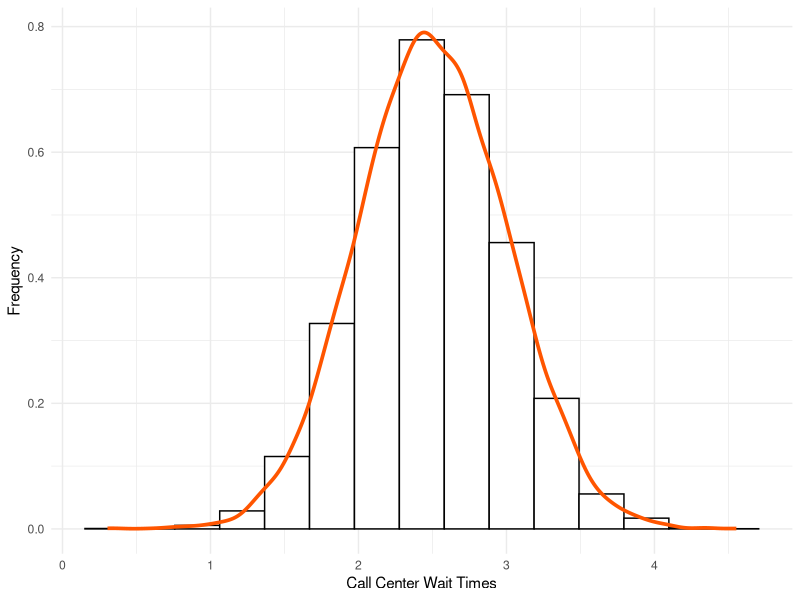
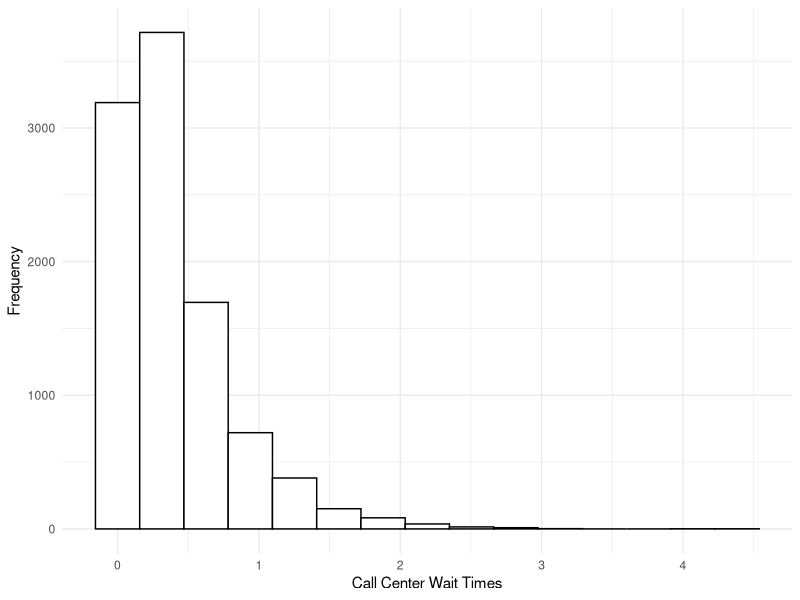
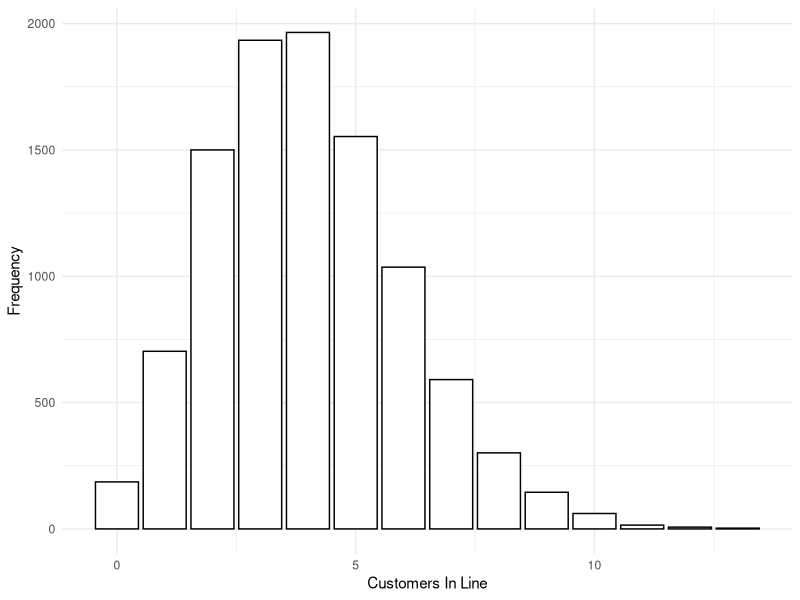
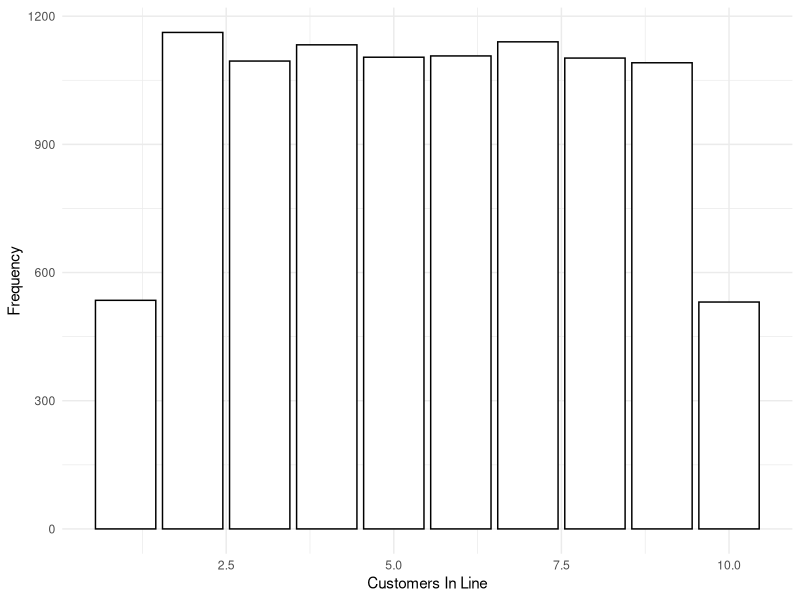

Here is the R script that generated these plots, in order:
## ---- chunk 1
library(DiagrammeR)

grViz("
digraph {
  graph [overlap = true, fontsize = 10, rankdir = LR]
  
  node [shape = box, style = filled, color = black, fillcolor = aliceblue]
  A [label = 'Door']
  B [label = 'Line']
  C [label = 'Teller']
  D [label = 'Served Customer']

  A->B B->C C->D
}
")
## ---- chunk 2
library(dplyr)

library(ggplot2)

data.frame(x = rnorm(10000, mean = 2.5, sd = .5)) %>% 
  ggplot(., aes(x = x, y = ..density..)) +
  geom_histogram(color = "black", fill = "white", bins = 15) +
  geom_density(color = "#ff5500", size = 1.25) +
  theme_minimal() +
  labs(x = "Call Center Wait Times", y = "Frequency")
## ---- chunk 3
data.frame(x = rexp(10000, rate = 2.5)) %>% 
  ggplot(., aes(x = x)) +
  geom_histogram(color = "black", fill = "white", bins = 15) +
  theme_minimal() +
  labs(x = "Call Center Wait Times", y = "Frequency")
## ---- chunk 4
data.frame(x = rpois(10000, lambda = 4)) %>% 
  ggplot(., aes(x = x)) +
  geom_bar(color = "black", fill = "white") +
  theme_minimal() +
  labs(x = "Customers In Line", y = "Frequency")
## ---- chunk 5
data.frame(x = runif(10000, min = 1, max = 10)) %>% 
  round(.) %>% 
  ggplot(., aes(x = x)) +
  geom_bar(color = "black", fill = "white") +
  theme_minimal() +
  labs(x = "Customers In Line", y = "Frequency")
## ---- chunk 6
library(DiagrammeR)
grViz("
digraph {
  graph [overlap = true, fontsize = 10, rankdir = LR]
  
  node [shape = box, style = filled, color = black, fillcolor = aliceblue]
  
  A [label = 'Door']
  B [label = 'Line']
  C [label = 'Teller 1']
  D [label = 'Teller 2']
  E [label = 'Served']
  
  A->B 
  B->C
  B->D
  C->E
  D->E
}
")
